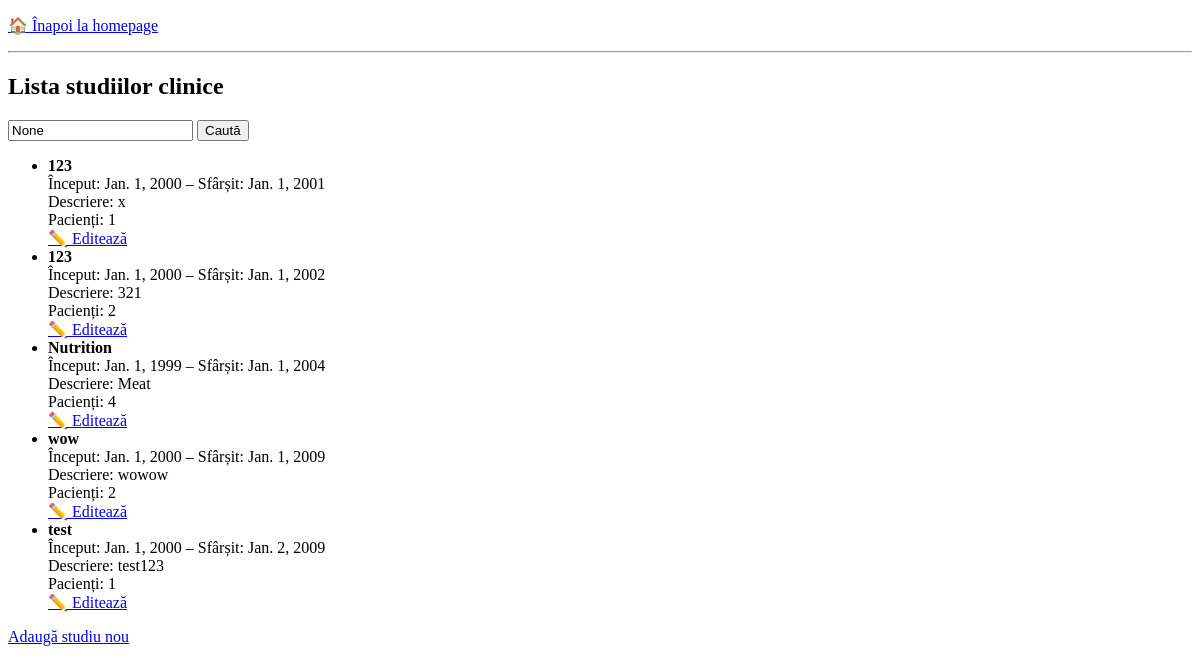
Page /pacienti/studii/ on the earlier database version.
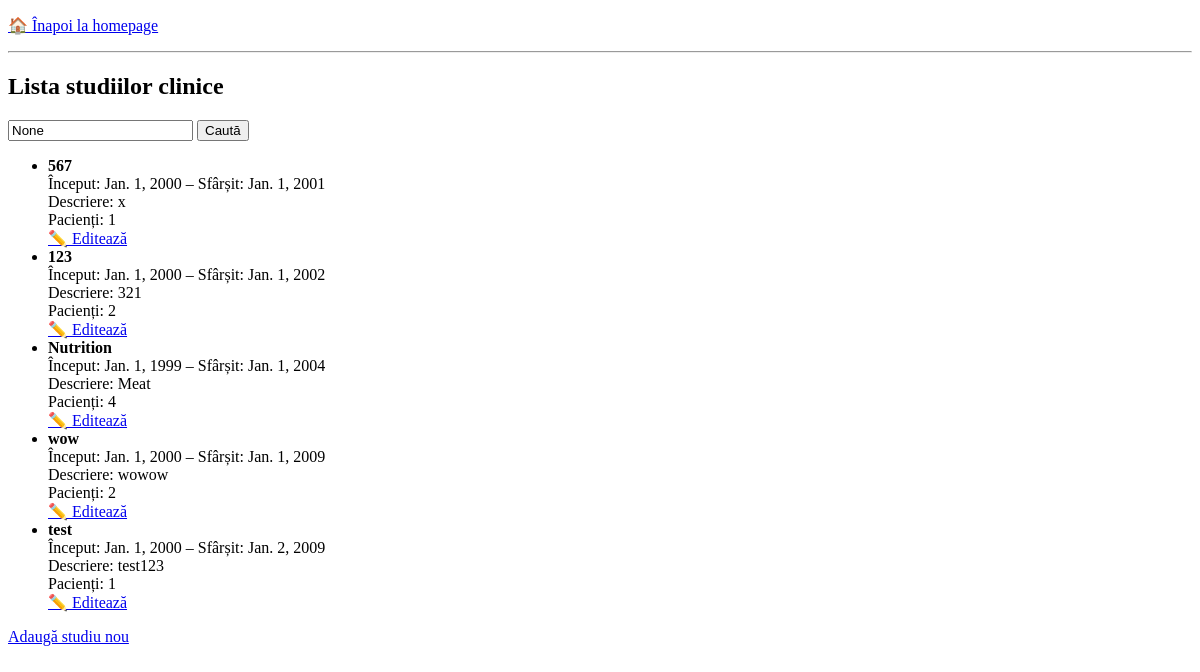
Same page on the later database version.
### pacienti/models.py (models this page shows, shortened)
class StudiuClinic(models.Model):
    titlu = models.CharField(max_length=100)
    descriere = models.TextField(blank=True)
    data_inceput = models.DateField()
    data_sfarsit = models.DateField(null=True, blank=True)
    pacienti = models.ManyToManyField('Pacient', related_name='studii')
    class Meta:
        verbose_name = "Studiu clinic"
        verbose_name_plural = "Studii clinice"

### pacienti/views.py (the view)
# urls.py: path('studii/', views.lista_studii, name='lista_studii'),
def lista_studii(request):
    query = request.GET.get("q")
    if query:
        studii = StudiuClinic.objects.filter(titlu__icontains=query)
    else:
        studii = StudiuClinic.objects.all()
    return render(request, 'Studii/lista_studii.html', {'studii': studii, 'query': query})

### pacienti/templates/Studii/lista_studii.html (shortened to what this page needs)
{% extends 'back.html' %}
{% block content %}
<h2>Lista studiilor clinice</h2>
<form method="get">
    <input type="text" name="q" placeholder="Caută după titlu" value="{{ query }}">
    <button type="submit">Caută</button>
</form>
<ul>
  {% for studiu in studii %}
    <li>
      <strong>{{ studiu.titlu }}</strong><br>
      Început: {{ studiu.data_inceput }}{% if studiu.data_sfarsit %} – Sfârșit: {{ studiu.data_sfarsit }}{% endif %}<br>
      Descriere: {{ studiu.descriere }}<br>
      Pacienți: {{ studiu.pacienti.count }}<br>
      <a href="{% url 'editeaza_studiu' studiu.id %}">✏️ Editează</a>
    </li>
  {% empty %}
    <li>Nu există studii înregistrate.</li>
  {% endfor %}
</ul>
<a href="{% url 'adauga_studiu' %}">Adaugă studiu nou</a>
{% endblock %}

Differences in the rows shown:
changed StudiuClinic "Jan. 1, 2001": titlu "123" → "567"
